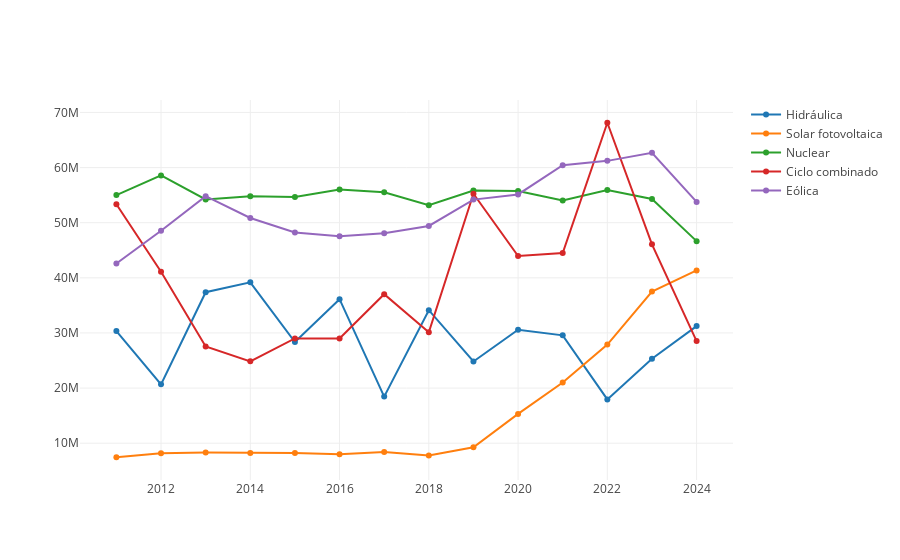

Write notebook code for a chart like this one.
### Markdown cell above
### Gráfico evolución anual distintos tipos de energia

### Code cell
def AnalisisEnergiasAnual(listaEnergias: Seq[String], dataFrameBalance: DataFrame): Unit = {
  // Agrupar y calcular la media para datos renovables
  def calcularMediaAnual(df: DataFrame, tipo: String): DataFrame = {
    df.filter(col("Tipo") === tipo)
      .filter(date_format(col("FechaCompleta"), "yyyy") =!= "2010")  
      .groupBy(date_format(col("FechaCompleta"), "yyyy").as("Año"))
      .agg(sum("Valor").as("ValorPromedio"))
      .orderBy("Año")
  }

  val valores = listaEnergias.map(tipoEnergia => calcularMediaAnual(dataFrameBalance, tipoEnergia))
  val fechas = valores.head.select("Año").as[String].collect.toSeq
  val seqValores = valores.map(valor => valor.select("ValorPromedio").as[Double].collect.toSeq)

  val traces = listaEnergias.zip(seqValores).map { case (nombre, seqValor) =>
    Scatter(fechas, seqValor, name = nombre)
  }

  val data = traces
  plot(data)
}

val EnergiasParaAnalizar = Seq("Hidráulica", "Solar fotovoltaica", "Nuclear", "Ciclo combinado", "Eólica")
AnalisisEnergiasAnual(EnergiasParaAnalizar, dataFrameBalance)

### Figure 1 — Plotly figure (JSON) as saved in the notebook; plotly's stock layout.template omitted (floating-point values rounded to 4 significant figures)
{"data": [{"name": "Hidráulica", "type": "scatter", "x": ["2011", "2012", "2013", "2014", "2015", "2016", "2017", "2018", "2019", "2020", "2021", "2022", "2023", "2024"], "y": [30350000.0, 20680000.0, 37390000.0, 39180000.0, 28340000.0, 36120000.0, 18450000.0, 34130000.0, 24820000.0, 30590000.0, 29560000.0, 17940000.0, 25320000.0, 31240000.0]}, {"name": "Solar fotovoltaica", "type": "scatter", "x": ["2011", "2012", "2013", "2014", "2015", "2016", "2017", "2018", "2019", "2020", "2021", "2022", "2023", "2024"], "y": [7451000.0, 8196000.0, 8325000.0, 8220000.0, 8233000.0, 7982000.0, 8400000.0, 7770000.0, 9256000.0, 15310000.0, 21000000.0, 27900000.0, 37520000.0, 41340000.0]}, {"name": "Nuclear", "type": "scatter", "x": ["2011", "2012", "2013", "2014", "2015", "2016", "2017", "2018", "2019", "2020", "2021", "2022", "2023", "2024"], "y": [55010000.0, 58590000.0, 54210000.0, 54810000.0, 54660000.0, 56020000.0, 55540000.0, 53170000.0, 55850000.0, 55760000.0, 54020000.0, 55940000.0, 54290000.0, 46660000.0]}, {"name": "Ciclo combinado", "type": "scatter", "x": ["2011", "2012", "2013", "2014", "2015", "2016", "2017", "2018", "2019", "2020", "2021", "2022", "2023", "2024"], "y": [53350000.0, 41100000.0, 27540000.0, 24850000.0, 29010000.0, 29020000.0, 37030000.0, 30110000.0, 55260000.0, 43960000.0, 44510000.0, 68130000.0, 46070000.0, 28530000.0]}, {"name": "Eólica", "type": "scatter", "x": ["2011", "2012", "2013", "2014", "2015", "2016", "2017", "2018", "2019", "2020", "2021", "2022", "2023", "2024"], "y": [42600000.0, 48530000.0, 54810000.0, 50860000.0, 48230000.0, 47540000.0, 48110000.0, 49410000.0, 54190000.0, 55120000.0, 60420000.0, 61220000.0, 62670000.0, 53780000.0]}], "layout": {"autosize": true, "xaxis": {"autorange": true, "range": [2010.0, 2025.0], "type": "linear"}, "yaxis": {"autorange": true, "range": [3006000.0, 72580000.0], "type": "linear"}}}
